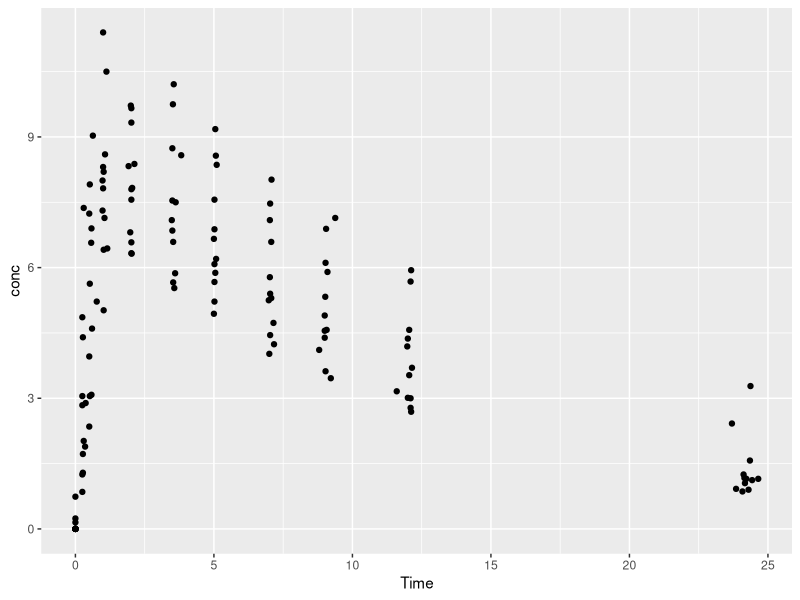

Reproduce this figure in R.
## ---- chunk 1
library(dplyr)
library(ggplot2)
## ---- chunk 2
Theoph %>%
  mutate(ID = as.numeric(as.character(Subject))) %>%
  ggplot(aes(x = Time, y = conc)) + geom_point()
